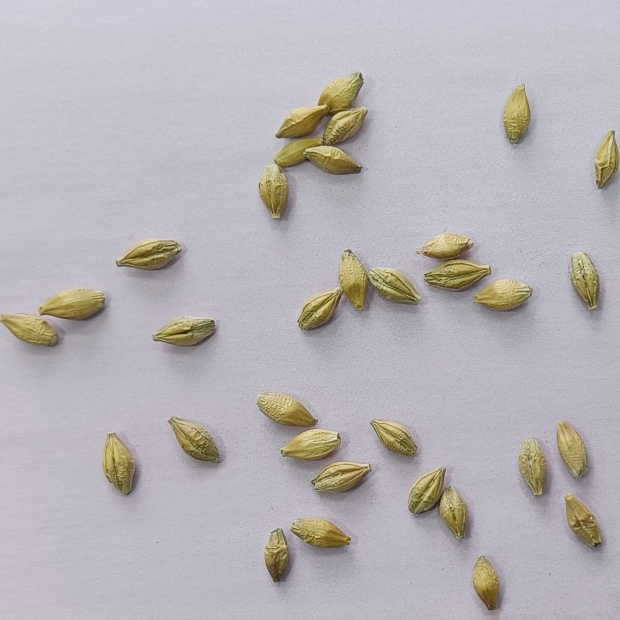
#> input picture images/CORN_WHITE.jpg, 1240 x 1240 px, found by its file name (shown at 1/2 size)
$ python metod_Kanny.py
#> lines starting #> are read from the running program, lines starting #| are printed output that depends on the picture; after the words box and inside, x2 and y2 are one past the last pixel; in counts of white or black regions, pixels touching at a corner belong together
### resize.py
import cv2
import numpy as np


classic_img = cv2.imread("images\CORN_WHITE.jpg", cv2.IMREAD_GRAYSCALE)
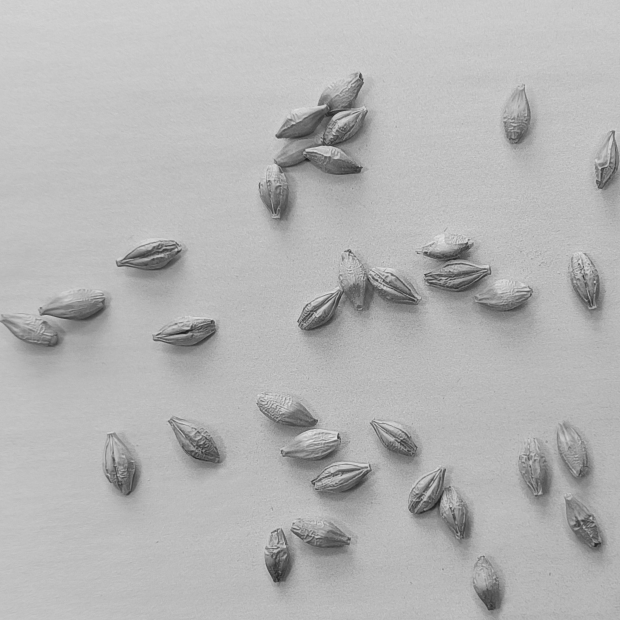
#> classic_img: shape (1240, 1240) (shown at 1/2 size); min 23, max 234, mean 180.5


if classic_img is None:
    print("")
    exit()


resize_img = cv2.resize(classic_img, (500, 500))
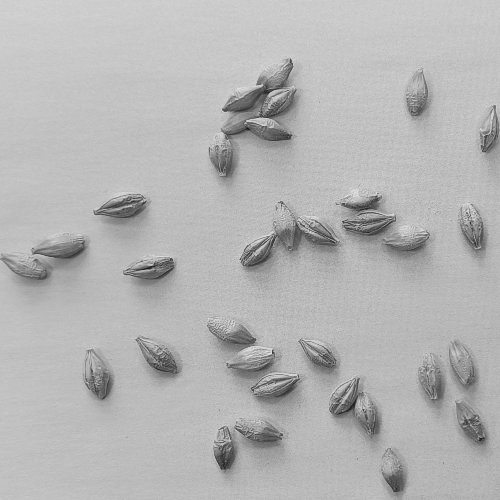
#> resize_img: shape (500, 500); min 26, max 228, mean 180.4

cv2.imshow('Resized Image', resize_img)
cv2.waitKey(0)
cv2.destroyAllWindows()

### metod_Kanny.py
import cv2
import numpy as np
from resize import resize_img


edges = cv2.Canny(resize_img, 100, 200)
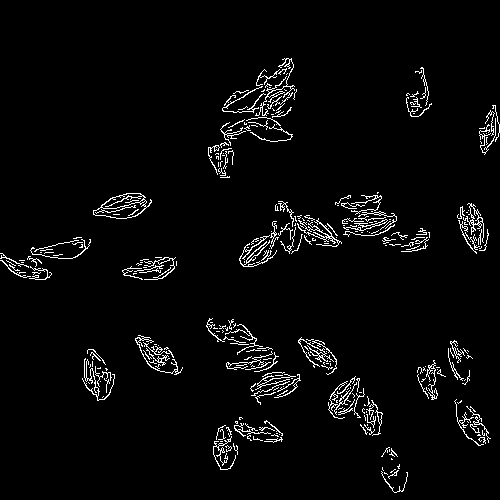
#> edges: shape (500, 500); 3.5% white in thin lines or dots, all inside (x1, y1, x2, y2) = (0, 58, 500, 493)

cv2.imshow("Classic", resize_img)
cv2.imshow('Kanny', edges)
cv2.waitKey(0)
cv2.destroyAllWindows()
